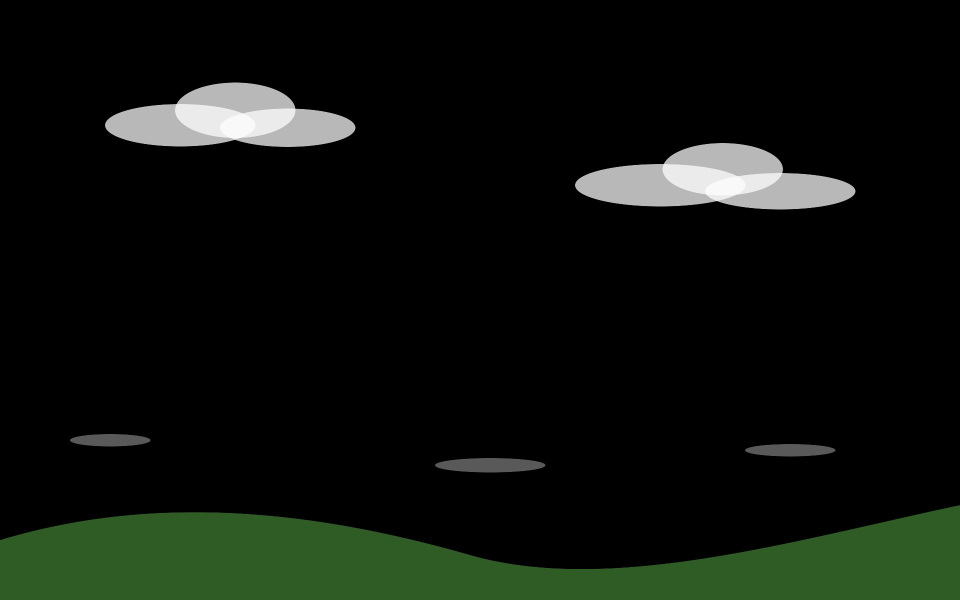
#> input picture packages/theme-winxp/winxp-bliss.jpg, 1920 x 1200 px (shown at 1/2 size); the run also reads 1 picture not shown here
$ python build_store_previews.py
#> lines starting #> are read from the running program, lines starting #| are printed output that depends on the picture
#!/usr/bin/env python3
"""Generate 720x360 JPEG preview banners for Space 商店 theme packages."""

import pathlib
from PIL import Image, ImageDraw, ImageFilter

ROOT = pathlib.Path(__file__).resolve().parent.parent
OUT_DIR = ROOT / "packages" / "previews"
SIZE = (720, 360)


def cover_crop(path: pathlib.Path, size: tuple[int, int]) -> Image.Image:
    im = Image.open(path).convert("RGB")
    tw, th = size
    sw, sh = im.size
    scale = max(tw / sw, th / sh)
    nw, nh = max(tw, round(sw * scale)), max(th, round(sh * scale))
    im = im.resize((nw, nh), Image.Resampling.LANCZOS)
    x0 = (nw - tw) // 2
    y0 = (nh - th) // 2
    return im.crop((x0, y0, x0 + tw, y0 + th)).convert("RGBA")


def vgrad(w: int, h: int, top: tuple[int, int, int, int], bot: tuple[int, int, int, int]) -> Image.Image:
    grad = Image.new("RGBA", (w, h))
    px = []
    for y in range(h):
        t = y / max(1, h - 1)
        row_c = (
            round(top[0] + (bot[0] - top[0]) * t),
            round(top[1] + (bot[1] - top[1]) * t),
            round(top[2] + (bot[2] - top[2]) * t),
            round(top[3] + (bot[3] - top[3]) * t),
        )
        px.extend([row_c] * w)
    grad.putdata(px)
    return grad


def round_mask(size: tuple[int, int], radius: int, corners=(True, True, True, True)) -> Image.Image:
    w, h = size
    mask = Image.new("L", (w, h), 0)
    d = ImageDraw.Draw(mask)
    d.rounded_rectangle([0, 0, w - 1, h - 1], radius=radius, fill=255)
    tl, tr, br, bl = corners
    if not tl:
        d.rectangle([0, 0, radius, radius], fill=255)
    if not tr:
        d.rectangle([w - radius - 1, 0, w - 1, radius], fill=255)
    if not br:
        d.rectangle([w - radius - 1, h - radius - 1, w - 1, h - 1], fill=255)
    if not bl:
        d.rectangle([0, h - radius - 1, radius, h - 1], fill=255)
    return mask


def add_shadow(canvas: Image.Image, box: tuple[int, int, int, int], radius: int, alpha: int = 96, blur: int = 12) -> None:
    x0, y0, x1, y1 = box
    sh = Image.new("RGBA", canvas.size, (0, 0, 0, 0))
    d = ImageDraw.Draw(sh)
    d.rounded_rectangle([x0, y0 + 4, x1, y1 + 4], radius=radius, fill=(10, 14, 24, alpha))
    sh = sh.filter(ImageFilter.GaussianBlur(blur))
    canvas.alpha_composite(sh)


def draw_mock_content(draw: ImageDraw.ImageDraw, body: tuple[int, int, int, int], sidebar_bg, card_bg, border_c, accent_c, text_c, muted_c) -> None:
    x0, y0, x1, y1 = body
    draw.rectangle([x0, y0, x0 + 96, y1], fill=sidebar_bg)
    draw.line([(x0 + 96, y0), (x0 + 96, y1)], fill=border_c, width=1)
    # Sidebar pills
    draw.rounded_rectangle([x0 + 12, y0 + 16, x0 + 84, y0 + 34], radius=6, fill=accent_c)
    for idx in range(3):
        yy = y0 + 44 + idx * 24
        draw.rounded_rectangle([x0 + 12, yy, x0 + 76 - idx * 6, yy + 12], radius=4, fill=muted_c)
    # Main mini cards
    cx0 = x0 + 112
    draw.rounded_rectangle([cx0, y0 + 16, x1 - 16, y0 + 82], radius=8, fill=accent_c)
    draw.rounded_rectangle([cx0 + 14, y0 + 30, cx0 + 140, y0 + 44], radius=5, fill=(255, 255, 255, 225))
    draw.rounded_rectangle([cx0 + 14, y0 + 52, cx0 + 210, y0 + 62], radius=4, fill=(255, 255, 255, 165))
    card_w = (x1 - 16 - cx0 - 12) // 2
    for i in range(2):
        kx = cx0 + i * (card_w + 12)
        ky = y0 + 94
        draw.rounded_rectangle([kx, ky, kx + card_w, y1 - 16], radius=8, fill=card_bg, outline=border_c, width=1)
        draw.rounded_rectangle([kx + 12, ky + 14, kx + 42, ky + 44], radius=8, fill=accent_c)
        draw.rounded_rectangle([kx + 52, ky + 18, kx + card_w - 16, ky + 28], radius=4, fill=text_c)
        draw.rounded_rectangle([kx + 52, ky + 34, kx + card_w - 38, ky + 42], radius=4, fill=muted_c)


def build_winxp() -> Image.Image:
    base = cover_crop(ROOT / "packages/theme-winxp/winxp-bliss.jpg", SIZE)
    # Back soft window
    add_shadow(base, (72, 28, 340, 210), 8, alpha=70, blur=10)
    d = ImageDraw.Draw(base)
    d.rounded_rectangle([72, 28, 340, 210], radius=8, fill=(236, 233, 216, 255), outline=(0, 84, 227, 255), width=2)
    d.rounded_rectangle([72, 28, 340, 52], radius=6, fill=(49, 106, 197, 255))

    # Main hero window
    wx0, wy0, wx1, wy1 = 152, 52, 624, 294
    add_shadow(base, (wx0, wy0, wx1, wy1), 9, alpha=110, blur=12)
    d = ImageDraw.Draw(base)
    d.rounded_rectangle([wx0, wy0, wx1, wy1], radius=9, fill=(241, 239, 226, 255), outline=(0, 72, 196, 255), width=2)
    tbar = vgrad(wx1 - wx0 - 4, 28, (35, 131, 255, 255), (0, 78, 215, 255))
    tbar.putalpha(round_mask((wx1 - wx0 - 4, 28), 7, (True, True, False, False)))
    base.alpha_composite(tbar, (wx0 + 2, wy0 + 2))
    d = ImageDraw.Draw(base)
    d.rounded_rectangle([wx0 + 14, wy0 + 10, wx0 + 128, wy0 + 20], radius=4, fill=(255, 255, 255, 220))
    for i, fill_c in enumerate([(44, 118, 240, 255), (44, 118, 240, 255), (229, 76, 52, 255)]):
        bx0 = wx1 - 68 + i * 20
        d.rounded_rectangle([bx0, wy0 + 6, bx0 + 17, wy0 + 23], radius=3, fill=fill_c, outline=(255, 255, 255, 210), width=1)
    draw_mock_content(
        d,
        (wx0 + 4, wy0 + 32, wx1 - 4, wy1 - 4),
        (225, 233, 248, 255),
        (255, 255, 255, 255),
        (195, 206, 225, 255),
        (37, 99, 235, 255),
        (30, 41, 59, 200),
        (148, 163, 184, 180),
    )
    # Luna bottom taskbar
    bar = vgrad(SIZE[0], 34, (45, 128, 248, 255), (21, 78, 194, 255))
    base.alpha_composite(bar, (0, SIZE[1] - 34))
    d = ImageDraw.Draw(base)
    start_btn = vgrad(92, 34, (108, 198, 92, 255), (42, 134, 42, 255))
    start_btn.putalpha(round_mask((92, 34), 12, (False, True, True, False)))
    base.alpha_composite(start_btn, (0, SIZE[1] - 34))
    d = ImageDraw.Draw(base)
    d.rounded_rectangle([18, SIZE[1] - 22, 72, SIZE[1] - 12], radius=4, fill=(255, 255, 255, 225))
    d.rounded_rectangle([108, SIZE[1] - 28, 220, SIZE[1] - 6], radius=4, fill=(65, 146, 252, 255), outline=(25, 86, 185, 255))
    d.rectangle([SIZE[0] - 88, SIZE[1] - 34, SIZE[0], SIZE[1]], fill=(18, 144, 232, 255))
    return base.convert("RGB")


def build_aqua() -> Image.Image:
    base = cover_crop(ROOT / "packages/theme-aqua/aqua-wave.jpg", SIZE)
    # Brushed top menu bar
    top_bar = vgrad(SIZE[0], 24, (248, 250, 253, 235), (218, 224, 232, 235))
    base.alpha_composite(top_bar, (0, 0))
    d = ImageDraw.Draw(base)
    d.line([(0, 24), (SIZE[0], 24)], fill=(155, 165, 180, 220), width=1)
    for i in range(4):
        d.rounded_rectangle([16 + i * 44, 8, 48 + i * 44, 16], radius=3, fill=(45, 55, 72, 175))

    wx0, wy0, wx1, wy1 = 112, 46, 608, 294
    add_shadow(base, (wx0, wy0, wx1, wy1), 10, alpha=105, blur=14)
    d = ImageDraw.Draw(base)
    d.rounded_rectangle([wx0, wy0, wx1, wy1], radius=10, fill=(247, 249, 252, 255), outline=(168, 178, 192, 255), width=1)
    tbar = vgrad(wx1 - wx0 - 2, 28, (238, 241, 246, 255), (206, 212, 221, 255))
    tbar.putalpha(round_mask((wx1 - wx0 - 2, 28), 9, (True, True, False, False)))
    base.alpha_composite(tbar, (wx0 + 1, wy0 + 1))
    d = ImageDraw.Draw(base)
    for i, c in enumerate([(255, 95, 87, 255), (254, 188, 46, 255), (40, 200, 64, 255)]):
        ox = wx0 + 14 + i * 18
        d.ellipse([ox, wy0 + 9, ox + 11, wy0 + 20], fill=c)
    mid = (wx0 + wx1) // 2
    d.rounded_rectangle([mid - 55, wy0 + 10, mid + 55, wy0 + 19], radius=4, fill=(60, 72, 88, 190))
    draw_mock_content(
        d,
        (wx0 + 2, wy0 + 30, wx1 - 2, wy1 - 2),
        (232, 238, 246, 255),
        (255, 255, 255, 255),
        (208, 216, 226, 255),
        (14, 165, 233, 255),
        (30, 41, 59, 210),
        (148, 163, 184, 175),
    )

    # Bottom Aqua crystal dock strip
    dock_x0, dock_y0, dock_x1, dock_y1 = 180, 314, 540, 352
    dock = Image.new("RGBA", (dock_x1 - dock_x0, dock_y1 - dock_y0), (240, 246, 255, 170))
    dock.putalpha(round_mask(dock.size, 12))
    base.alpha_composite(dock, (dock_x0, dock_y0))
    d = ImageDraw.Draw(base)
    d.rounded_rectangle([dock_x0, dock_y0, dock_x1, dock_y1], radius=12, outline=(255, 255, 255, 190), width=1)
    colors = [
        (56, 189, 248, 255),
        (59, 130, 246, 255),
        (16, 185, 129, 255),
        (99, 102, 241, 255),
        (249, 115, 22, 255),
        (100, 116, 139, 255),
    ]
    for idx, c in enumerate(colors):
        ix = dock_x0 + 22 + idx * 56
        d.rounded_rectangle([ix, dock_y0 + 7, ix + 26, dock_y0 + 31], radius=6, fill=c, outline=(255, 255, 255, 160))
    return base.convert("RGB")


def build_ambiance() -> Image.Image:
    base = cover_crop(ROOT / "packages/theme-ambiance/ambiance-wave.jpg", SIZE)
    # Warm charcoal top panel & slim left dock
    d = ImageDraw.Draw(base)
    d.rectangle([0, 0, SIZE[0], 24], fill=(44, 42, 40, 245))
    d.rectangle([0, 24, 48, SIZE[1]], fill=(38, 35, 34, 215))
    d.line([(48, 24), (48, SIZE[1])], fill=(255, 255, 255, 35), width=1)
    for i, c in enumerate([(224, 82, 34, 255), (59, 130, 246, 255), (245, 158, 11, 255), (16, 185, 129, 255)]):
        yy = 38 + i * 40
        d.rounded_rectangle([10, yy, 38, yy + 28], radius=7, fill=c)

    wx0, wy0, wx1, wy1 = 104, 46, 632, 316
    add_shadow(base, (wx0, wy0, wx1, wy1), 9, alpha=125, blur=14)
    d = ImageDraw.Draw(base)
    d.rounded_rectangle([wx0, wy0, wx1, wy1], radius=9, fill=(246, 244, 240, 255), outline=(62, 58, 55, 255), width=1)
    tbar = vgrad(wx1 - wx0, 28, (72, 68, 64, 255), (52, 48, 45, 255))
    tbar.putalpha(round_mask((wx1 - wx0, 28), 9, (True, True, False, False)))
    base.alpha_composite(tbar, (wx0, wy0))
    d = ImageDraw.Draw(base)
    for i, c in enumerate([(233, 84, 32, 255), (132, 126, 119, 255), (132, 126, 119, 255)]):
        ox = wx0 + 14 + i * 18
        d.ellipse([ox, wy0 + 9, ox + 11, wy0 + 20], fill=c)
    d.rounded_rectangle([wx0 + 76, wy0 + 10, wx0 + 210, wy0 + 19], radius=4, fill=(238, 232, 224, 220))
    draw_mock_content(
        d,
        (wx0 + 2, wy0 + 30, wx1 - 2, wy1 - 2),
        (237, 233, 227, 255),
        (255, 255, 255, 255),
        (214, 208, 200, 255),
        (233, 84, 32, 255),
        (48, 44, 40, 220),
        (158, 150, 142, 180),
    )
    return base.convert("RGB")


def main() -> None:
    OUT_DIR.mkdir(parents=True, exist_ok=True)
    builders = {
        "theme-winxp.jpg": build_winxp,
        "theme-aqua.jpg": build_aqua,
        "theme-ambiance.jpg": build_ambiance,
    }
    for name, fn in builders.items():
        out = OUT_DIR / name
        im = fn()
        im.save(out, format="JPEG", quality=86, optimize=True, progressive=False)
        print(f"wrote {out} ({out.stat().st_size} bytes)")
#> this loop made 3 passes
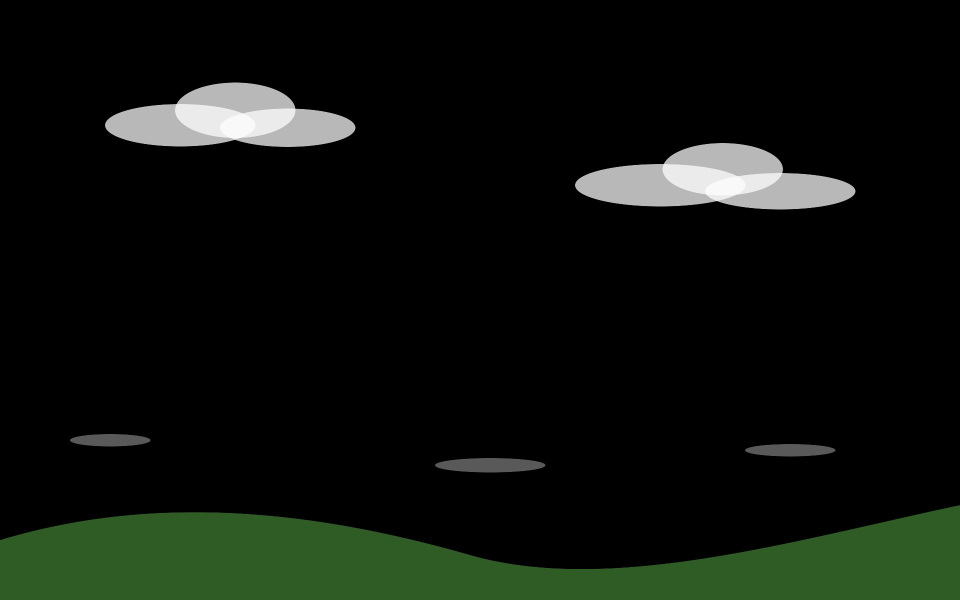
#> input picture packages/theme-winxp/winxp-bliss.jpg, 1920 x 1200 px (shown at 1/2 size)
#> pass 1, in cover_crop, `im = im.resize((nw, nh), Image.Resampling.LANCZOS)`:
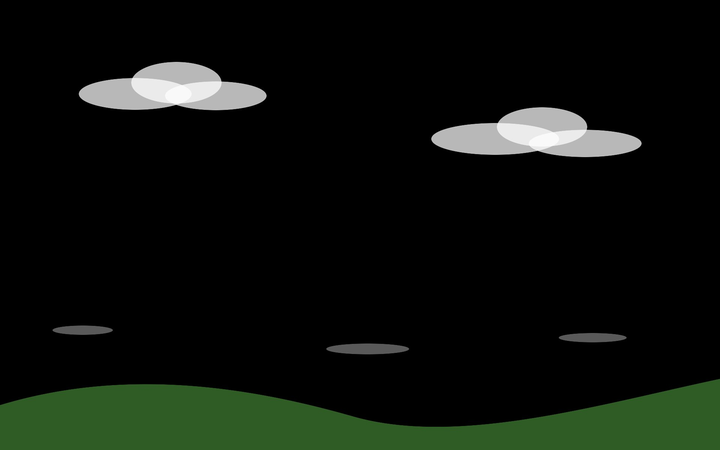
#> im: PIL image 720x450 RGB; mean R, G, B 13.2, 17.9, 12.1
#> pass 1, in build_winxp, `base = cover_crop(ROOT / "packages/theme-winxp/winxp-bliss.jpg", SIZE)`:
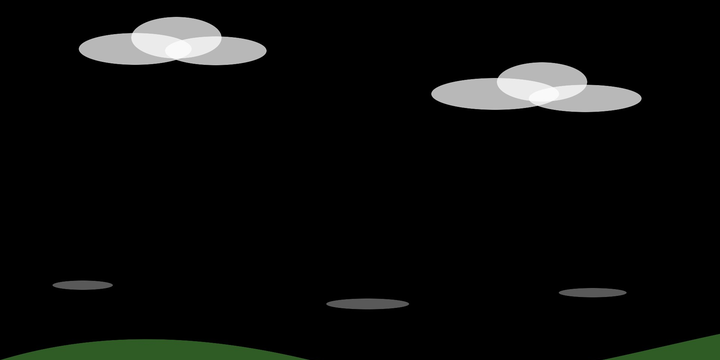
#> base: PIL image 720x360 RGBA; mean R, G, B, A 11.4, 12.4, 11.1, 255
#> pass 1, in add_shadow, `sh = sh.filter(ImageFilter.GaussianBlur(blur))`:
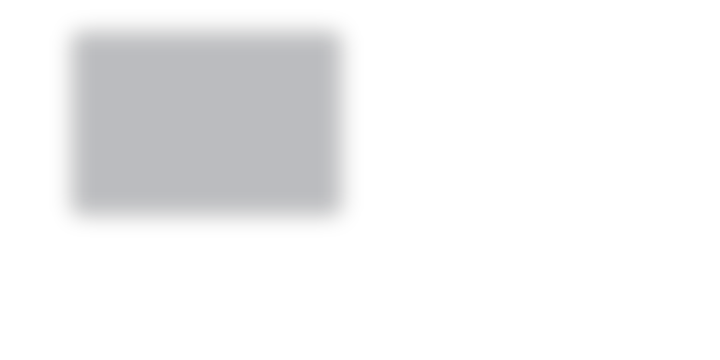
#> sh: PIL image 720x360 RGBA; mean R, G, B, A 1.9, 2.7, 4.6, 13.3; transparent parts drawn white
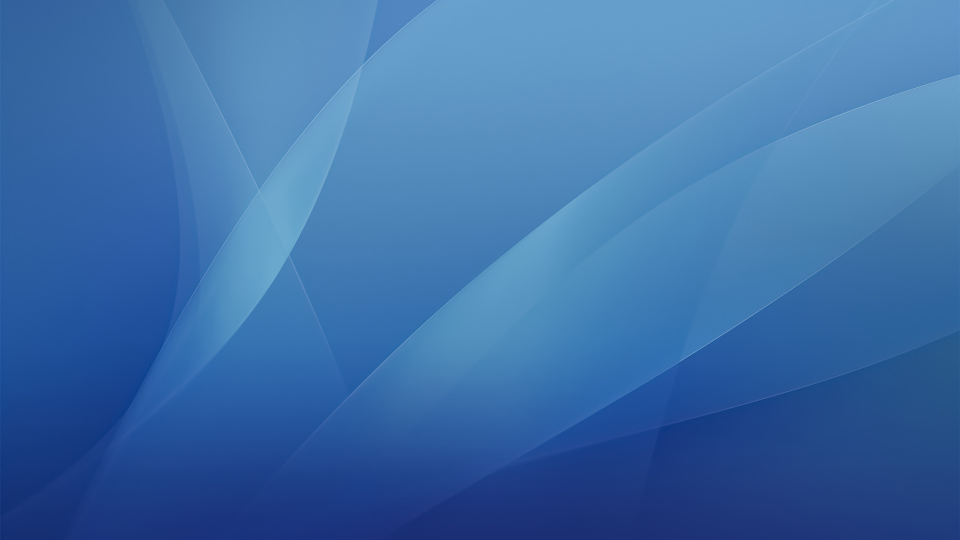
#> input picture packages/theme-aqua/aqua-wave.jpg, 1920 x 1080 px (shown at 1/2 size)
#> after the loop:
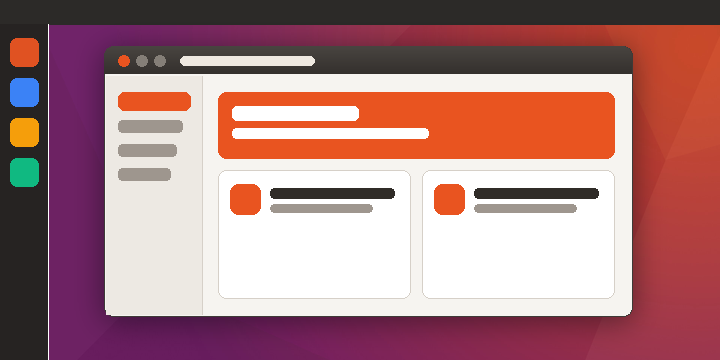
#> im: PIL image 720x360 RGB; mean R, G, B 172.2, 127.2, 128.9


if __name__ == "__main__":
    main()
